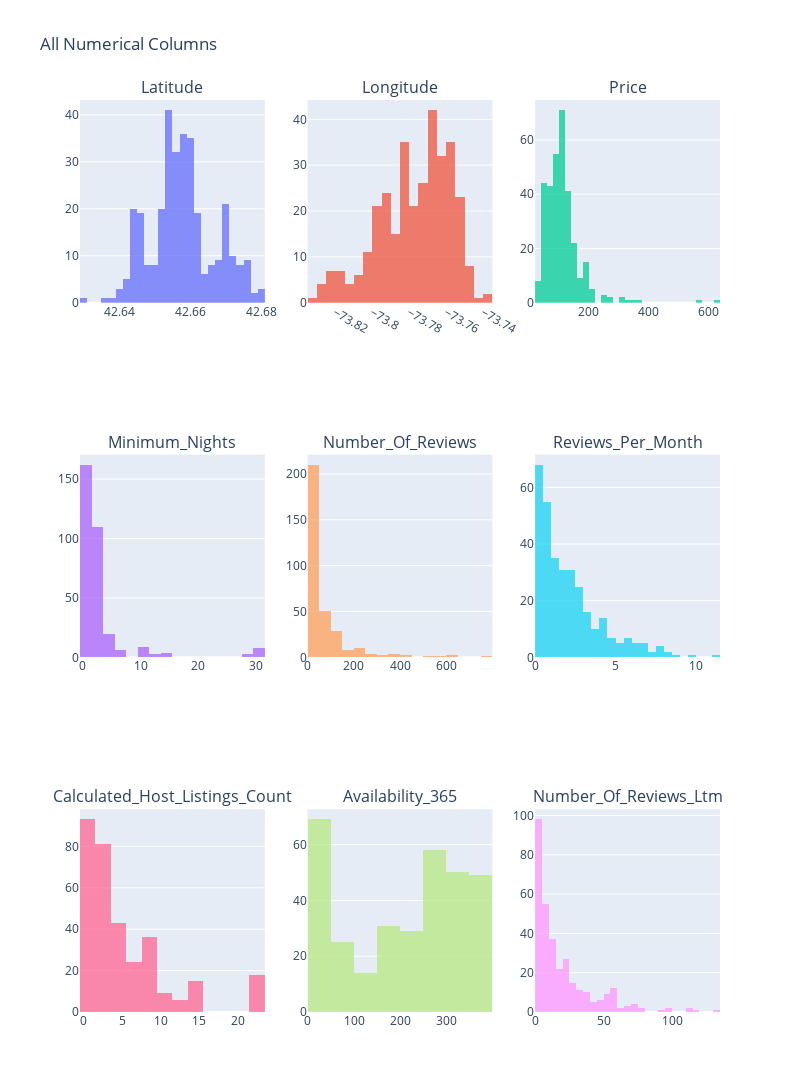

Notebook cell for this chart:
### Code cell
from tools import Muti_hist_plot
Muti_hist_plot(df[df.columns[3:]])

### Figure 1 — Plotly figure (JSON) as saved in the notebook; plotly's stock layout.template omitted (floating-point values rounded to 4 significant figures; data arrays with more than 128 entries replaced by an {"elided": "..."} marker saying what was removed)
{"data": [{"name": "Latitude", "opacity": 0.75, "showlegend": false, "type": "histogram", "x": {"elided": "325 float values"}, "xaxis": "x", "yaxis": "y"}, {"name": "Longitude", "opacity": 0.75, "showlegend": false, "type": "histogram", "x": {"elided": "325 float values"}, "xaxis": "x2", "yaxis": "y2"}, {"name": "Price", "opacity": 0.75, "showlegend": false, "type": "histogram", "x": {"elided": "325 int values"}, "xaxis": "x3", "yaxis": "y3"}, {"name": "Minimum_Nights", "opacity": 0.75, "showlegend": false, "type": "histogram", "x": {"elided": "325 int values"}, "xaxis": "x4", "yaxis": "y4"}, {"name": "Number_Of_Reviews", "opacity": 0.75, "showlegend": false, "type": "histogram", "x": {"elided": "325 int values"}, "xaxis": "x5", "yaxis": "y5"}, {"name": "Reviews_Per_Month", "opacity": 0.75, "showlegend": false, "type": "histogram", "x": {"elided": "325 float values"}, "xaxis": "x6", "yaxis": "y6"}, {"name": "Calculated_Host_Listings_Count", "opacity": 0.75, "showlegend": false, "type": "histogram", "x": {"elided": "325 int values"}, "xaxis": "x7", "yaxis": "y7"}, {"name": "Availability_365", "opacity": 0.75, "showlegend": false, "type": "histogram", "x": {"elided": "325 int values"}, "xaxis": "x8", "yaxis": "y8"}, {"name": "Number_Of_Reviews_Ltm", "opacity": 0.75, "showlegend": false, "type": "histogram", "x": {"elided": "325 int values"}, "xaxis": "x9", "yaxis": "y9"}], "layout": {"annotations": [{"font": {"size": 16}, "showarrow": false, "text": "Latitude", "x": 0.1444, "xanchor": "center", "xref": "paper", "y": 1, "yanchor": "bottom", "yref": "paper"}, {"font": {"size": 16}, "showarrow": false, "text": "Longitude", "x": 0.5, "xanchor": "center", "xref": "paper", "y": 1, "yanchor": "bottom", "yref": "paper"}, {"font": {"size": 16}, "showarrow": false, "text": "Price", "x": 0.8556, "xanchor": "center", "xref": "paper", "y": 1, "yanchor": "bottom", "yref": "paper"}, {"font": {"size": 16}, "showarrow": false, "text": "Minimum_Nights", "x": 0.1444, "xanchor": "center", "xref": "paper", "y": 0.6111, "yanchor": "bottom", "yref": "paper"}, {"font": {"size": 16}, "showarrow": false, "text": "Number_Of_Reviews", "x": 0.5, "xanchor": "center", "xref": "paper", "y": 0.6111, "yanchor": "bottom", "yref": "paper"}, {"font": {"size": 16}, "showarrow": false, "text": "Reviews_Per_Month", "x": 0.8556, "xanchor": "center", "xref": "paper", "y": 0.6111, "yanchor": "bottom", "yref": "paper"}, {"font": {"size": 16}, "showarrow": false, "text": "Calculated_Host_Listings_Count", "x": 0.1444, "xanchor": "center", "xref": "paper", "y": 0.2222, "yanchor": "bottom", "yref": "paper"}, {"font": {"size": 16}, "showarrow": false, "text": "Availability_365", "x": 0.5, "xanchor": "center", "xref": "paper", "y": 0.2222, "yanchor": "bottom", "yref": "paper"}, {"font": {"size": 16}, "showarrow": false, "text": "Number_Of_Reviews_Ltm", "x": 0.8556, "xanchor": "center", "xref": "paper", "y": 0.2222, "yanchor": "bottom", "yref": "paper"}], "height": 1200, "title": {"text": "All Numerical Columns"}, "width": 800, "xaxis": {"anchor": "y", "domain": [0, 0.2889]}, "xaxis2": {"anchor": "y2", "domain": [0.3556, 0.6444]}, "xaxis3": {"anchor": "y3", "domain": [0.7111, 1]}, "xaxis4": {"anchor": "y4", "domain": [0, 0.2889]}, "xaxis5": {"anchor": "y5", "domain": [0.3556, 0.6444]}, "xaxis6": {"anchor": "y6", "domain": [0.7111, 1]}, "xaxis7": {"anchor": "y7", "domain": [0, 0.2889]}, "xaxis8": {"anchor": "y8", "domain": [0.3556, 0.6444]}, "xaxis9": {"anchor": "y9", "domain": [0.7111, 1]}, "yaxis": {"anchor": "x", "domain": [0.7778, 1]}, "yaxis2": {"anchor": "x2", "domain": [0.7778, 1]}, "yaxis3": {"anchor": "x3", "domain": [0.7778, 1]}, "yaxis4": {"anchor": "x4", "domain": [0.3889, 0.6111]}, "yaxis5": {"anchor": "x5", "domain": [0.3889, 0.6111]}, "yaxis6": {"anchor": "x6", "domain": [0.3889, 0.6111]}, "yaxis7": {"anchor": "x7", "domain": [0, 0.2222]}, "yaxis8": {"anchor": "x8", "domain": [0, 0.2222]}, "yaxis9": {"anchor": "x9", "domain": [0, 0.2222]}}}
